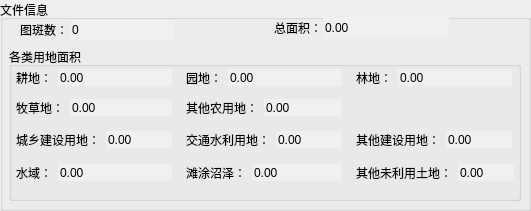
  <widget class="QGroupBox" name="groupBox">
   <property name="geometry">
    <rect>
     <x>10</x>
     <y>60</y>
     <width>531</width>
     <height>211</height>
    </rect>
   </property>
   <property name="title">
    <string>文件信息</string>
   </property>
   <property name="flat">
    <bool>false</bool>
   </property>
   <widget class="QLabel" name="label_26">
    <property name="geometry">
     <rect>
      <x>20</x>
      <y>24</y>
      <width>48</width>
      <height>12</height>
     </rect>
    </property>
    <property name="text">
     <string>图斑数：</string>
    </property>
   </widget>
   <widget class="QLabel" name="label_27">
    <property name="geometry">
     <rect>
      <x>274</x>
      <y>22</y>
      <width>48</width>
      <height>12</height>
     </rect>
    </property>
    <property name="text">
     <string>总面积：</string>
    </property>
   </widget>
   <widget class="QGroupBox" name="groupBox_6">
    <property name="geometry">
     <rect>
      <x>9</x>
      <y>47</y>
      <width>512</width>
      <height>154</height>
     </rect>
    </property>
    <property name="title">
     <string>各类用地面积</string>
    </property>
    <widget class="QWidget" name="layoutWidget_16">
     <property name="geometry">
      <rect>
       <x>347</x>
       <y>22</y>
       <width>158</width>
       <height>22</height>
      </rect>
     </property>
     <layout class="QFormLayout" name="formLayout_12">
      <item row="0" column="0">
       <widget class="QLabel" name="label_28">
        <property name="text">
         <string>林地：</string>
        </property>
       </widget>
      </item>
      <item row="0" column="1">
       <widget class="QDoubleSpinBox" name="TxtLD_2">
        <property name="sizePolicy">
         <sizepolicy hsizetype="Fixed" vsizetype="Fixed">
          <horstretch>0</horstretch>
          <verstretch>0</verstretch>
         </sizepolicy>
        </property>
        <property name="minimumSize">
         <size>
          <width>114</width>
          <height>0</height>
         </size>
        </property>
        <property name="palette">
         <palette>
          <active>
           <colorrole role="Base">
            <brush brushstyle="SolidPattern">
             <color alpha="255">
              <red>240</red>
              <green>240</green>
              <blue>240</blue>
             </color>
            </brush>
           </colorrole>
          </active>
          <inactive>
           <colorrole role="Base">
            <brush brushstyle="SolidPattern">
             <color alpha="255">
              <red>240</red>
              <green>240</green>
              <blue>240</blue>
             </color>
            </brush>
           </colorrole>
          </inactive>
          <disabled>
           <colorrole role="Base">
            <brush brushstyle="SolidPattern">
             <color alpha="255">
              <red>240</red>
              <green>240</green>
              <blue>240</blue>
             </color>
            </brush>
           </colorrole>
          </disabled>
         </palette>
        </property>
        <property name="autoFillBackground">
         <bool>true</bool>
        </property>
        <property name="wrapping">
         <bool>false</bool>
        </property>
        <property name="frame">
         <bool>false</bool>
        </property>
        <property name="alignment">
         <set>Qt::AlignLeading|Qt::AlignLeft|Qt::AlignVCenter</set>
        </property>
        <property name="readOnly">
         <bool>true</bool>
        </property>
        <property name="buttonSymbols">
         <enum>QAbstractSpinBox::NoButtons</enum>
        </property>
        <property name="maximum">
         <double>999999.989999999990687</double>
        </property>
       </widget>
      </item>
     </layout>
    </widget>
    <widget class="QWidget" name="layoutWidget_17">
     <property name="geometry">
      <rect>
       <x>7</x>
       <y>52</y>
       <width>158</width>
       <height>22</height>
      </rect>
     </property>
     <layout class="QFormLayout" name="formLayout_13">
      <item row="0" column="0">
       <widget class="QLabel" name="label_29">
        <property name="text">
         <string>牧草地：</string>
        </property>
       </widget>
      </item>
      <item row="0" column="1">
       <widget class="QDoubleSpinBox" name="TxtMCD_2">
        <property name="sizePolicy">
         <sizepolicy hsizetype="Fixed" vsizetype="Fixed">
          <horstretch>0</horstretch>
          <verstretch>0</verstretch>
         </sizepolicy>
        </property>
        <property name="minimumSize">
         <size>
          <width>102</width>
          <height>0</height>
         </size>
        </property>
        <property name="palette">
         <palette>
          <active>
           <colorrole role="Base">
            <brush brushstyle="SolidPattern">
             <color alpha="255">
              <red>240</red>
              <green>240</green>
              <blue>240</blue>
             </color>
            </brush>
           </colorrole>
          </active>
          <inactive>
           <colorrole role="Base">
            <brush brushstyle="SolidPattern">
             <color alpha="255">
              <red>240</red>
              <green>240</green>
              <blue>240</blue>
             </color>
            </brush>
           </colorrole>
          </inactive>
          <disabled>
           <colorrole role="Base">
            <brush brushstyle="SolidPattern">
             <color alpha="255">
              <red>240</red>
              <green>240</green>
              <blue>240</blue>
             </color>
            </brush>
           </colorrole>
          </disabled>
         </palette>
        </property>
        <property name="autoFillBackground">
         <bool>true</bool>
        </property>
        <property name="wrapping">
         <bool>false</bool>
        </property>
        <property name="frame">
         <bool>false</bool>
        </property>
        <property name="alignment">
         <set>Qt::AlignLeading|Qt::AlignLeft|Qt::AlignVCenter</set>
        </property>
        <property name="readOnly">
         <bool>true</bool>
        </property>
        <property name="buttonSymbols">
         <enum>QAbstractSpinBox::NoButtons</enum>
        </property>
        <property name="maximum">
         <double>999999.989999999990687</double>
        </property>
       </widget>
      </item>
     </layout>
    </widget>
    <widget class="QWidget" name="layoutWidget_18">
     <property name="geometry">
      <rect>
       <x>177</x>
       <y>22</y>
       <width>158</width>
       <height>22</height>
      </rect>
     </property>
     <layout class="QFormLayout" name="formLayout_14">
      <item row="0" column="0">
       <widget class="QLabel" name="label_30">
        <property name="text">
         <string>园地：</string>
        </property>
       </widget>
      </item>
      <item row="0" column="1">
       <widget class="QDoubleSpinBox" name="TxtYD_2">
        <property name="sizePolicy">
         <sizepolicy hsizetype="Fixed" vsizetype="Fixed">
          <horstretch>0</horstretch>
          <verstretch>0</verstretch>
         </sizepolicy>
        </property>
        <property name="minimumSize">
         <size>
          <width>114</width>
          <height>0</height>
         </size>
        </property>
        <property name="palette">
         <palette>
          <active>
           <colorrole role="Base">
            <brush brushstyle="SolidPattern">
             <color alpha="255">
              <red>240</red>
              <green>240</green>
              <blue>240</blue>
             </color>
            </brush>
           </colorrole>
          </active>
          <inactive>
           <colorrole role="Base">
            <brush brushstyle="SolidPattern">
             <color alpha="255">
              <red>240</red>
              <green>240</green>
              <blue>240</blue>
             </color>
            </brush>
           </colorrole>
          </inactive>
          <disabled>
           <colorrole role="Base">
            <brush brushstyle="SolidPattern">
             <color alpha="255">
              <red>240</red>
              <green>240</green>
              <blue>240</blue>
             </color>
            </brush>
           </colorrole>
          </disabled>
         </palette>
        </property>
        <property name="autoFillBackground">
         <bool>true</bool>
        </property>
        <property name="wrapping">
         <bool>false</bool>
        </property>
        <property name="frame">
         <bool>false</bool>
        </property>
        <property name="alignment">
         <set>Qt::AlignLeading|Qt::AlignLeft|Qt::AlignVCenter</set>
        </property>
        <property name="readOnly">
         <bool>true</bool>
        </property>
        <property name="buttonSymbols">
         <enum>QAbstractSpinBox::NoButtons</enum>
        </property>
        <property name="maximum">
         <double>999999.989999999990687</double>
        </property>
       </widget>
      </item>
     </layout>
    </widget>
    <widget class="QWidget" name="layoutWidget_19">
     <property name="geometry">
      <rect>
       <x>7</x>
       <y>22</y>
       <width>158</width>
       <height>22</height>
      </rect>
     </property>
     <layout class="QFormLayout" name="formLayout_15">
      <item row="0" column="0">
       <widget class="QLabel" name="label_31">
        <property name="text">
         <string>耕地：</string>
        </property>
       </widget>
      </item>
      <item row="0" column="1">
       <widget class="QDoubleSpinBox" name="TxtGD_2">
        <property name="sizePolicy">
         <sizepolicy hsizetype="Fixed" vsizetype="Fixed">
          <horstretch>0</horstretch>
          <verstretch>0</verstretch>
         </sizepolicy>
        </property>
        <property name="minimumSize">
         <size>
          <width>114</width>
          <height>0</height>
         </size>
        </property>
        <property name="palette">
         <palette>
          <active>
           <colorrole role="Base">
            <brush brushstyle="SolidPattern">
             <color alpha="255">
              <red>240</red>
              <green>240</green>
              <blue>240</blue>
             </color>
            </brush>
           </colorrole>
          </active>
          <inactive>
           <colorrole role="Base">
            <brush brushstyle="SolidPattern">
             <color alpha="255">
              <red>240</red>
              <green>240</green>
              <blue>240</blue>
             </color>
            </brush>
           </colorrole>
          </inactive>
          <disabled>
           <colorrole role="Base">
            <brush brushstyle="SolidPattern">
             <color alpha="255">
              <red>240</red>
              <green>240</green>
              <blue>240</blue>
             </color>
            </brush>
           </colorrole>
          </disabled>
         </palette>
        </property>
        <property name="autoFillBackground">
         <bool>true</bool>
        </property>
        <property name="wrapping">
         <bool>false</bool>
        </property>
        <property name="frame">
         <bool>false</bool>
        </property>
        <property name="alignment">
         <set>Qt::AlignLeading|Qt::AlignLeft|Qt::AlignVCenter</set>
        </property>
        <property name="readOnly">
         <bool>true</bool>
        </property>
        <property name="buttonSymbols">
         <enum>QAbstractSpinBox::NoButtons</enum>
        </property>
        <property name="maximum">
         <double>999999.989999999990687</double>
        </property>
       </widget>
      </item>
     </layout>
    </widget>
    <widget class="QWidget" name="layoutWidget_20">
     <property name="geometry">
      <rect>
       <x>177</x>
       <y>52</y>
       <width>158</width>
       <height>22</height>
      </rect>
     </property>
     <layout class="QFormLayout" name="formLayout_16">
      <property name="fieldGrowthPolicy">
       <enum>QFormLayout::AllNonFixedFieldsGrow</enum>
      </property>
      <item row="0" column="0">
       <widget class="QLabel" name="label_32">
        <property name="text">
         <string>其他农用地：</string>
        </property>
       </widget>
      </item>
      <item row="0" column="1">
       <widget class="QDoubleSpinBox" name="TxtQTNYD_2">
        <property name="sizePolicy">
         <sizepolicy hsizetype="Fixed" vsizetype="Fixed">
          <horstretch>0</horstretch>
          <verstretch>0</verstretch>
         </sizepolicy>
        </property>
        <property name="minimumSize">
         <size>
          <width>78</width>
          <height>0</height>
         </size>
        </property>
        <property name="palette">
         <palette>
          <active>
           <colorrole role="Base">
            <brush brushstyle="SolidPattern">
             <color alpha="255">
              <red>240</red>
              <green>240</green>
              <blue>240</blue>
             </color>
            </brush>
           </colorrole>
          </active>
          <inactive>
           <colorrole role="Base">
            <brush brushstyle="SolidPattern">
             <color alpha="255">
              <red>240</red>
              <green>240</green>
              <blue>240</blue>
             </color>
            </brush>
           </colorrole>
          </inactive>
          <disabled>
           <colorrole role="Base">
            <brush brushstyle="SolidPattern">
             <color alpha="255">
              <red>240</red>
              <green>240</green>
              <blue>240</blue>
             </color>
            </brush>
           </colorrole>
          </disabled>
         </palette>
        </property>
        <property name="autoFillBackground">
         <bool>true</bool>
        </property>
        <property name="wrapping">
         <bool>false</bool>
        </property>
        <property name="frame">
         <bool>false</bool>
        </property>
        <property name="alignment">
         <set>Qt::AlignLeading|Qt::AlignLeft|Qt::AlignVCenter</set>
        </property>
        <property name="readOnly">
         <bool>true</bool>
        </property>
        <property name="buttonSymbols">
         <enum>QAbstractSpinBox::NoButtons</enum>
        </property>
        <property name="maximum">
         <double>999999.989999999990687</double>
        </property>
       </widget>
      </item>
     </layout>
    </widget>
    <widget class="QWidget" name="layoutWidget_21">
     <property name="geometry">
      <rect>
       <x>7</x>
       <y>84</y>
       <width>158</width>
       <height>22</height>
      </rect>
     </property>
     <layout class="QFormLayout" name="formLayout_17">
      <item row="0" column="0">
       <widget class="QLabel" name="label_33">
        <property name="text">
         <string>城乡建设用地：</string>
        </property>
       </widget>
      </item>
      <item row="0" column="1">
       <widget class="QDoubleSpinBox" name="TxtCXJSYD_2">
        <property name="sizePolicy">
         <sizepolicy hsizetype="Fixed" vsizetype="Fixed">
          <horstretch>0</horstretch>
          <verstretch>0</verstretch>
         </sizepolicy>
        </property>
        <property name="minimumSize">
         <size>
          <width>66</width>
          <height>0</height>
         </size>
        </property>
        <property name="palette">
         <palette>
          <active>
           <colorrole role="Base">
            <brush brushstyle="SolidPattern">
             <color alpha="255">
              <red>240</red>
              <green>240</green>
              <blue>240</blue>
             </color>
            </brush>
           </colorrole>
          </active>
          <inactive>
           <colorrole role="Base">
            <brush brushstyle="SolidPattern">
             <color alpha="255">
              <red>240</red>
              <green>240</green>
              <blue>240</blue>
             </color>
            </brush>
           </colorrole>
          </inactive>
          <disabled>
           <colorrole role="Base">
            <brush brushstyle="SolidPattern">
             <color alpha="255">
              <red>240</red>
              <green>240</green>
              <blue>240</blue>
             </color>
            </brush>
           </colorrole>
          </disabled>
         </palette>
        </property>
        <property name="autoFillBackground">
         <bool>true</bool>
        </property>
        <property name="wrapping">
         <bool>false</bool>
        </property>
        <property name="frame">
         <bool>false</bool>
        </property>
        <property name="alignment">
         <set>Qt::AlignLeading|Qt::AlignLeft|Qt::AlignVCenter</set>
        </property>
        <property name="readOnly">
         <bool>true</bool>
        </property>
        <property name="buttonSymbols">
         <enum>QAbstractSpinBox::NoButtons</enum>
        </property>
        <property name="maximum">
         <double>999999.989999999990687</double>
        </property>
       </widget>
      </item>
     </layout>
    </widget>
    <widget class="QWidget" name="layoutWidget_22">
     <property name="geometry">
      <rect>
       <x>177</x>
       <y>84</y>
       <width>158</width>
       <height>22</height>
      </rect>
     </property>
     <layout class="QFormLayout" name="formLayout_18">
      <item row="0" column="0">
       <widget class="QLabel" name="label_34">
        <property name="text">
         <string>交通水利用地：</string>
        </property>
       </widget>
      </item>
      <item row="0" column="1">
       <widget class="QDoubleSpinBox" name="TxtJTSLYD_2">
        <property name="sizePolicy">
         <sizepolicy hsizetype="Fixed" vsizetype="Fixed">
          <horstretch>0</horstretch>
          <verstretch>0</verstretch>
         </sizepolicy>
        </property>
        <property name="minimumSize">
         <size>
          <width>66</width>
          <height>0</height>
         </size>
        </property>
        <property name="palette">
         <palette>
          <active>
           <colorrole role="Base">
            <brush brushstyle="SolidPattern">
             <color alpha="255">
              <red>240</red>
              <green>240</green>
              <blue>240</blue>
             </color>
            </brush>
           </colorrole>
          </active>
          <inactive>
           <colorrole role="Base">
            <brush brushstyle="SolidPattern">
             <color alpha="255">
              <red>240</red>
              <green>240</green>
              <blue>240</blue>
             </color>
            </brush>
           </colorrole>
          </inactive>
          <disabled>
           <colorrole role="Base">
            <brush brushstyle="SolidPattern">
             <color alpha="255">
              <red>240</red>
              <green>240</green>
              <blue>240</blue>
             </color>
            </brush>
           </colorrole>
          </disabled>
         </palette>
        </property>
        <property name="autoFillBackground">
         <bool>true</bool>
        </property>
        <property name="wrapping">
         <bool>false</bool>
        </property>
        <property name="frame">
         <bool>false</bool>
        </property>
        <property name="alignment">
         <set>Qt::AlignLeading|Qt::AlignLeft|Qt::AlignVCenter</set>
        </property>
        <property name="readOnly">
         <bool>true</bool>
        </property>
        <property name="buttonSymbols">
         <enum>QAbstractSpinBox::NoButtons</enum>
        </property>
        <property name="maximum">
         <double>999999.989999999990687</double>
        </property>
       </widget>
      </item>
     </layout>
    </widget>
    <widget class="QWidget" name="layoutWidget_23">
     <property name="geometry">
      <rect>
       <x>347</x>
       <y>84</y>
       <width>158</width>
       <height>22</height>
      </rect>
     </property>
     <layout class="QFormLayout" name="formLayout_19">
      <item row="0" column="1">
       <widget class="QDoubleSpinBox" name="TxtQTJSYD_2">
        <property name="sizePolicy">
         <sizepolicy hsizetype="Fixed" vsizetype="Fixed">
          <horstretch>0</horstretch>
          <verstretch>0</verstretch>
         </sizepolicy>
        </property>
        <property name="minimumSize">
         <size>
          <width>66</width>
          <height>0</height>
         </size>
        </property>
        <property name="palette">
         <palette>
          <active>
           <colorrole role="Base">
            <brush brushstyle="SolidPattern">
             <color alpha="255">
              <red>240</red>
              <green>240</green>
              <blue>240</blue>
             </color>
            </brush>
           </colorrole>
          </active>
          <inactive>
           <colorrole role="Base">
            <brush brushstyle="SolidPattern">
             <color alpha="255">
              <red>240</red>
              <green>240</green>
              <blue>240</blue>
             </color>
            </brush>
           </colorrole>
          </inactive>
          <disabled>
           <colorrole role="Base">
            <brush brushstyle="SolidPattern">
             <color alpha="255">
              <red>240</red>
              <green>240</green>
              <blue>240</blue>
             </color>
            </brush>
           </colorrole>
          </disabled>
         </palette>
        </property>
        <property name="autoFillBackground">
         <bool>true</bool>
        </property>
        <property name="wrapping">
         <bool>false</bool>
        </property>
        <property name="frame">
         <bool>false</bool>
        </property>
        <property name="alignment">
         <set>Qt::AlignLeading|Qt::AlignLeft|Qt::AlignVCenter</set>
        </property>
        <property name="readOnly">
         <bool>true</bool>
        </property>
        <property name="buttonSymbols">
         <enum>QAbstractSpinBox::NoButtons</enum>
        </property>
        <property name="maximum">
         <double>999999.989999999990687</double>
        </property>
       </widget>
      </item>
      <item row="0" column="0">
       <widget class="QLabel" name="label_35">
        <property name="text">
         <string>其他建设用地：</string>
        </property>
       </widget>
      </item>
     </layout>
    </widget>
    <widget class="QWidget" name="layoutWidget_24">
     <property name="geometry">
      <rect>
       <x>177</x>
       <y>117</y>
       <width>158</width>
       <height>22</height>
      </rect>
     </property>
     <layout class="QFormLayout" name="formLayout_20">
      <item row="0" column="0">
       <widget class="QLabel" name="label_36">
        <property name="text">
         <string>滩涂沼泽：</string>
        </property>
       </widget>
      </item>
      <item row="0" column="1">
       <widget class="QDoubleSpinBox" name="TxtTTZZ_2">
        <property name="sizePolicy">
         <sizepolicy hsizetype="Fixed" vsizetype="Fixed">
          <horstretch>0</horstretch>
          <verstretch>0</verstretch>
         </sizepolicy>
        </property>
        <property name="minimumSize">
         <size>
          <width>90</width>
          <height>0</height>
         </size>
        </property>
        <property name="palette">
         <palette>
          <active>
           <colorrole role="Base">
            <brush brushstyle="SolidPattern">
             <color alpha="255">
              <red>240</red>
              <green>240</green>
              <blue>240</blue>
             </color>
            </brush>
           </colorrole>
          </active>
          <inactive>
           <colorrole role="Base">
            <brush brushstyle="SolidPattern">
             <color alpha="255">
              <red>240</red>
              <green>240</green>
              <blue>240</blue>
             </color>
            </brush>
           </colorrole>
          </inactive>
          <disabled>
           <colorrole role="Base">
            <brush brushstyle="SolidPattern">
             <color alpha="255">
              <red>240</red>
              <green>240</green>
              <blue>240</blue>
             </color>
            </brush>
           </colorrole>
          </disabled>
         </palette>
        </property>
        <property name="autoFillBackground">
         <bool>true</bool>
        </property>
        <property name="wrapping">
         <bool>false</bool>
        </property>
        <property name="frame">
         <bool>false</bool>
        </property>
        <property name="alignment">
         <set>Qt::AlignLeading|Qt::AlignLeft|Qt::AlignVCenter</set>
        </property>
        <property name="readOnly">
         <bool>true</bool>
        </property>
        <property name="buttonSymbols">
         <enum>QAbstractSpinBox::NoButtons</enum>
        </property>
        <property name="maximum">
         <double>999999.989999999990687</double>
        </property>
       </widget>
      </item>
     </layout>
    </widget>
    <widget class="QWidget" name="layoutWidget_25">
     <property name="geometry">
      <rect>
       <x>347</x>
       <y>117</y>
       <width>158</width>
       <height>22</height>
      </rect>
     </property>
     <layout class="QFormLayout" name="formLayout_21">
      <item row="0" column="0">
       <widget class="QLabel" name="label_37">
        <property name="text">
         <string>其他未利用土地：</string>
        </property>
       </widget>
      </item>
      <item row="0" column="1">
       <widget class="QDoubleSpinBox" name="TxtQTWLYTD_2">
        <property name="sizePolicy">
         <sizepolicy hsizetype="Fixed" vsizetype="Fixed">
          <horstretch>0</horstretch>
          <verstretch>0</verstretch>
         </sizepolicy>
        </property>
        <property name="minimumSize">
         <size>
          <width>54</width>
          <height>0</height>
         </size>
        </property>
        <property name="palette">
         <palette>
          <active>
           <colorrole role="Base">
            <brush brushstyle="SolidPattern">
             <color alpha="255">
              <red>240</red>
              <green>240</green>
              <blue>240</blue>
             </color>
            </brush>
           </colorrole>
          </active>
          <inactive>
           <colorrole role="Base">
            <brush brushstyle="SolidPattern">
             <color alpha="255">
              <red>240</red>
              <green>240</green>
              <blue>240</blue>
             </color>
            </brush>
           </colorrole>
          </inactive>
          <disabled>
           <colorrole role="Base">
            <brush brushstyle="SolidPattern">
             <color alpha="255">
              <red>240</red>
              <green>240</green>
              <blue>240</blue>
             </color>
            </brush>
           </colorrole>
          </disabled>
         </palette>
        </property>
        <property name="autoFillBackground">
         <bool>true</bool>
        </property>
        <property name="wrapping">
         <bool>false</bool>
        </property>
        <property name="frame">
         <bool>false</bool>
        </property>
        <property name="alignment">
         <set>Qt::AlignLeading|Qt::AlignLeft|Qt::AlignVCenter</set>
        </property>
        <property name="readOnly">
         <bool>true</bool>
        </property>
        <property name="buttonSymbols">
         <enum>QAbstractSpinBox::NoButtons</enum>
        </property>
        <property name="maximum">
         <double>999999.989999999990687</double>
        </property>
       </widget>
      </item>
     </layout>
    </widget>
    <widget class="QWidget" name="layoutWidget_26">
     <property name="geometry">
      <rect>
       <x>7</x>
       <y>117</y>
       <width>158</width>
       <height>22</height>
      </rect>
     </property>
     <layout class="QFormLayout" name="formLayout_22">
      <item row="0" column="1">
       <widget class="QDoubleSpinBox" name="TxtSY_2">
        <property name="sizePolicy">
         <sizepolicy hsizetype="Fixed" vsizetype="Fixed">
          <horstretch>0</horstretch>
          <verstretch>0</verstretch>
         </sizepolicy>
        </property>
        <property name="minimumSize">
         <size>
          <width>114</width>
          <height>0</height>
         </size>
        </property>
        <property name="palette">
         <palette>
          <active>
           <colorrole role="Base">
            <brush brushstyle="SolidPattern">
             <color alpha="255">
              <red>240</red>
              <green>240</green>
              <blue>240</blue>
             </color>
            </brush>
           </colorrole>
          </active>
          <inactive>
           <colorrole role="Base">
            <brush brushstyle="SolidPattern">
             <color alpha="255">
              <red>240</red>
              <green>240</green>
              <blue>240</blue>
             </color>
            </brush>
           </colorrole>
          </inactive>
          <disabled>
           <colorrole role="Base">
            <brush brushstyle="SolidPattern">
             <color alpha="255">
              <red>240</red>
              <green>240</green>
              <blue>240</blue>
             </color>
            </brush>
           </colorrole>
          </disabled>
         </palette>
        </property>
        <property name="wrapping">
         <bool>false</bool>
        </property>
        <property name="frame">
         <bool>false</bool>
        </property>
        <property name="alignment">
         <set>Qt::AlignLeading|Qt::AlignLeft|Qt::AlignVCenter</set>
        </property>
        <property name="readOnly">
         <bool>true</bool>
        </property>
        <property name="buttonSymbols">
         <enum>QAbstractSpinBox::NoButtons</enum>
        </property>
        <property name="maximum">
         <double>999999.989999999990687</double>
        </property>
       </widget>
      </item>
      <item row="0" column="0">
       <widget class="QLabel" name="label_38">
        <property name="text">
         <string>水域：</string>
        </property>
       </widget>
      </item>
     </layout>
    </widget>
   </widget>
   <widget class="QDoubleSpinBox" name="SpinTotalArea">
    <property name="geometry">
     <rect>
      <x>323</x>
      <y>18</y>
      <width>126</width>
      <height>20</height>
     </rect>
    </property>
    <property name="palette">
     <palette>
      <active>
       <colorrole role="Base">
        <brush brushstyle="SolidPattern">
         <color alpha="255">
          <red>240</red>
          <green>240</green>
          <blue>240</blue>
         </color>
        </brush>
       </colorrole>
      </active>
      <inactive>
       <colorrole role="Base">
        <brush brushstyle="SolidPattern">
         <color alpha="255">
          <red>240</red>
          <green>240</green>
          <blue>240</blue>
         </color>
        </brush>
       </colorrole>
      </inactive>
      <disabled>
       <colorrole role="Base">
        <brush brushstyle="SolidPattern">
         <color alpha="255">
          <red>240</red>
          <green>240</green>
          <blue>240</blue>
         </color>
        </brush>
       </colorrole>
      </disabled>
     </palette>
    </property>
    <property name="autoFillBackground">
     <bool>true</bool>
    </property>
    <property name="wrapping">
     <bool>false</bool>
    </property>
    <property name="frame">
     <bool>false</bool>
    </property>
    <property name="alignment">
     <set>Qt::AlignLeading|Qt::AlignLeft|Qt::AlignVCenter</set>
    </property>
    <property name="readOnly">
     <bool>true</bool>
    </property>
    <property name="buttonSymbols">
     <enum>QAbstractSpinBox::NoButtons</enum>
    </property>
    <property name="maximum">
     <double>999999.989999999990687</double>
    </property>
   </widget>
   <widget class="QSpinBox" name="SpinTotalPolygon">
    <property name="geometry">
     <rect>
      <x>70</x>
      <y>20</y>
      <width>104</width>
      <height>20</height>
     </rect>
    </property>
    <property name="palette">
     <palette>
      <active>
       <colorrole role="Base">
        <brush brushstyle="SolidPattern">
         <color alpha="255">
          <red>240</red>
          <green>240</green>
          <blue>240</blue>
         </color>
        </brush>
       </colorrole>
      </active>
      <inactive>
       <colorrole role="Base">
        <brush brushstyle="SolidPattern">
         <color alpha="255">
          <red>240</red>
          <green>240</green>
          <blue>240</blue>
         </color>
        </brush>
       </colorrole>
      </inactive>
      <disabled>
       <colorrole role="Base">
        <brush brushstyle="SolidPattern">
         <color alpha="255">
          <red>240</red>
          <green>240</green>
          <blue>240</blue>
         </color>
        </brush>
       </colorrole>
      </disabled>
     </palette>
    </property>
    <property name="autoFillBackground">
     <bool>true</bool>
    </property>
    <property name="wrapping">
     <bool>false</bool>
    </property>
    <property name="frame">
     <bool>false</bool>
    </property>
    <property name="readOnly">
     <bool>true</bool>
    </property>
    <property name="buttonSymbols">
     <enum>QAbstractSpinBox::NoButtons</enum>
    </property>
    <property name="maximum">
     <number>999999</number>
    </property>
   </widget>
  </widget>
